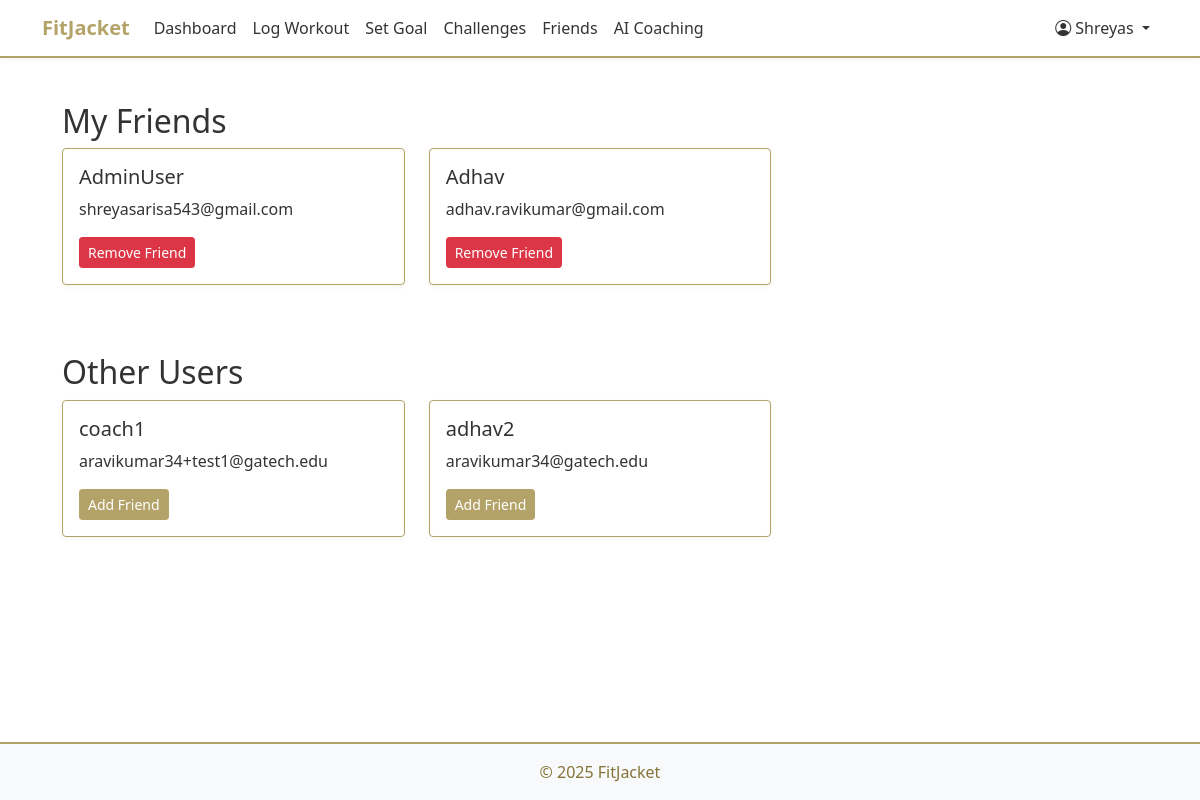
The page /friends/ (signed in) on the database as committed earlier.
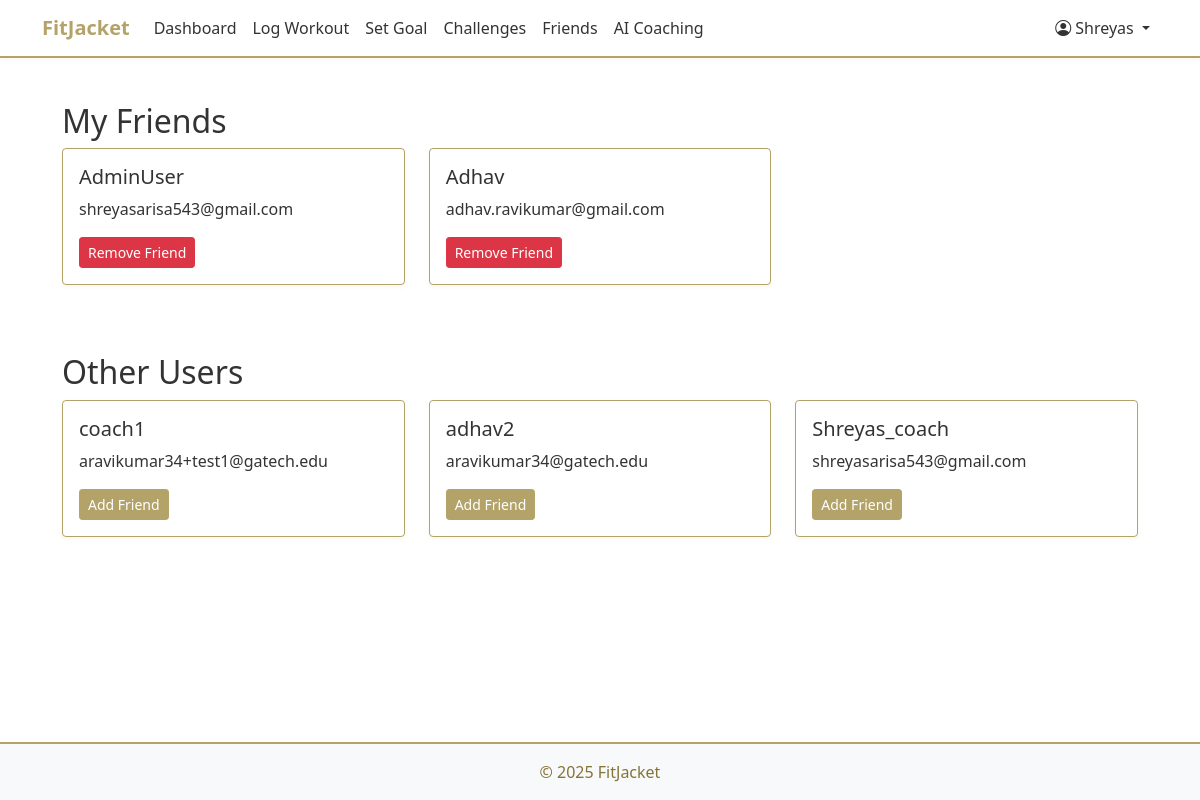
The same page on the database as committed later.
### fitness/models.py (models this page shows, shortened)
class CustomUser(AbstractUser):
    USER_TYPE_CHOICES = (
        ('user', 'User'),
        ('coach', 'Coach'),
    )
    user_type = models.CharField(max_length=10, choices=USER_TYPE_CHOICES, default='user')
    bio = models.TextField(blank=True)
    profile_picture = models.ImageField(upload_to='profile_pictures/', null=True, blank=True)
    fitness_level = models.CharField(max_length=20, choices=(
        ('beginner', 'Beginner'),
        ('intermediate', 'Intermediate'),
        ('advanced', 'Advanced'),
    ), default='beginner')
    friends = models.ManyToManyField('self', symmetrical=False, blank=True)

### fitness/views.py (the view)
# urls.py: path('friends/', views.friends, name='friends'),
@login_required
def friends(request):
    friends = request.user.friends.all()
    other_users = CustomUser.objects.exclude(id=request.user.id).exclude(id__in=friends.values_list('id', flat=True))
    return render(request, 'fitness/friends.html', {
        'friends': friends,
        'other_users': other_users
    })

### fitness/templates/fitness/friends.html (shortened to what this page needs)
{% extends 'fitness/base.html' %}
{% block content %}
<div class="container mt-4">
    <h2>My Friends</h2>
    <div class="row">
        {% for friend in friends %}
        <div class="col-md-4 mb-4">
            <div class="card">
                <div class="card-body">
                    <h5 class="card-title">{{ friend.username }}</h5>
                    <p class="card-text">{{ friend.email }}</p>
                    <a href="{% url 'remove_friend' friend.id %}" class="btn btn-danger btn-sm">Remove Friend</a>
                </div>
            </div>
        </div>
        {% empty %}
        <div class="col-12">
            <p>You haven't added any friends yet.</p>
        </div>
        {% endfor %}
    </div>
    <h2 class="mt-4">Other Users</h2>
    <div class="row">
        {% for user in other_users %}
        <div class="col-md-4 mb-4">
            <div class="card">
                <div class="card-body">
                    <h5 class="card-title">{{ user.username }}</h5>
                    <p class="card-text">{{ user.email }}</p>
                    <a href="{% url 'add_friend' user.id %}" class="btn btn-primary btn-sm">Add Friend</a>
                </div>
            </div>
        </div>
        {% empty %}
        <div class="col-12">
            <p>No other users available to add as friends.</p>
        </div>
        {% endfor %}
    </div>
</div>
{% endblock %}

Rows that differ between the two databases and show on the page:
added CustomUser: username "Shreyas_coach", email "shreyasarisa543@gmail.com", shown under "Other Users"
